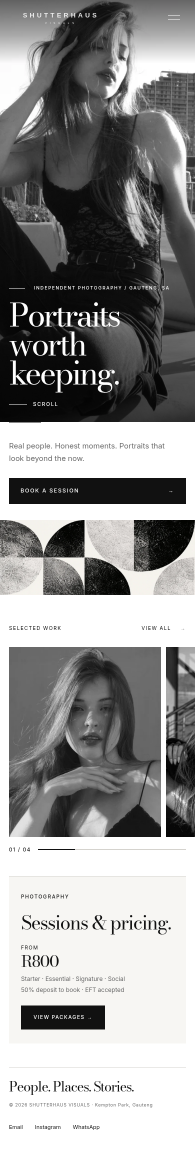
#> input picture SCREENSHOT-MOBILE.png, 390 x 2301 px, given as the content of the folder C:/Users/Operations 3/Desktop/CHANELLE, which was not available (shown at 1/2 size)
$ python chanelle_sheet.py
#> lines starting #> are read from the running program, lines starting #| are printed output that depends on the picture; pictures that were not available may be replaced by others from this repository, and a replacement may not be noted
"""
Contact sheet of the CHANELLE originals so the wall selection can be judged by eye.

Renders every source original as a labelled thumbnail with its index number and
native aspect ratio, which is the number tools/rows.py keys off. Writes a single
JPEG to audit-v2/chanelle-sheet.jpg.

Usage:  python tools/chanelle_sheet.py
"""
import os
from PIL import Image, ImageDraw, ImageFont

SRC = r"C:\Users\Operations 3\Desktop\CHANELLE"
OUT = r"C:\Users\Operations 3\Documents\WEBSITE\shutterhaus-site\audit-v2\chanelle-sheet.jpg"

COLS = 10
CELL_W, IMG_H, LABEL_H = 200, 200, 26
PAD = 6


def index_of(name: str) -> int:
    """Files are named '<index>-IMG_1234.jpg'. That leading index is what
    public/gallery/ and tools/rows.py key off, so it must be reproduced exactly."""
    head = name.split("-", 1)[0]
    try:
        return int(head)
    except ValueError:
        return -1


def img_number(name: str):
    """The IMG_ number, e.g. '11-IMG_0018.jpg' -> '0018'."""
    for part in name.replace(".", "-").split("-"):
        if part.upper().startswith("IMG"):
            digits = "".join(ch for ch in part if ch.isdigit())
            if digits:
                return digits
    return "?"


def load_font(size=13):
    for name in ("arial.ttf", "segoeui.ttf", "tahoma.ttf", "DejaVuSans.ttf"):
        try:
            return ImageFont.truetype(name, size)
        except OSError:
            continue
    return ImageFont.load_default()


def main():
    files = sorted(
        f for f in os.listdir(SRC) if f.lower().endswith((".jpg", ".jpeg", ".png"))
    )
    files.sort(key=index_of)

    rows = (len(files) + COLS - 1) // COLS
    W = COLS * (CELL_W + PAD) + PAD
    H = rows * (IMG_H + LABEL_H + PAD) + PAD

    sheet = Image.new("RGB", (W, H), (18, 18, 18))
#> sheet: PIL image 2066x238 RGB; every value is 18
    draw = ImageDraw.Draw(sheet)
    font = load_font(13)
    small = load_font(11)

    report = []
    for i, name in enumerate(files):
        col, row = i % COLS, i // COLS
        x = PAD + col * (CELL_W + PAD)
        y = PAD + row * (IMG_H + LABEL_H + PAD)
        path = os.path.join(SRC, name)
        try:
            with Image.open(path) as im:
#> im is the input picture: PIL image 390x2301 RGB; mean R, G, B 148.4, 148.2, 147.6
                w, h = im.size
#> w = 390; h = 2301
                im = im.convert("RGB")
                im.thumbnail((CELL_W, IMG_H), Image.LANCZOS)
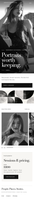
#> im: PIL image 34x200 RGB; mean R, G, B 147.9, 147.7, 147.2
                # centre the thumbnail in the cell
                ix = x + (CELL_W - im.width) // 2
#> ix = 89
                iy = y + (IMG_H - im.height) // 2
#> iy = 6
                sheet.paste(im, (ix, iy))
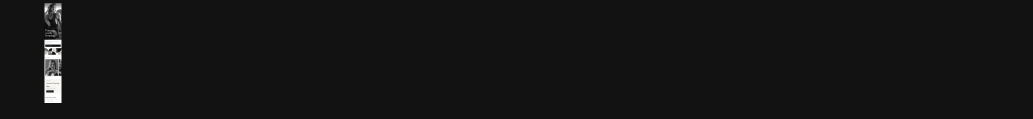
#> sheet: PIL image 2066x238 RGB (shown at 1/2 size); mean R, G, B 19.8, 19.8, 19.8
        except Exception as exc:  # keep going, just record it
            report.append((name, "FAILED: %s" % exc))
            continue

        idx = index_of(name)
        num = img_number(name)
        ratio = w / h if h else 0
#> ratio = 0.169
        draw.text(
            (x + 2, y + IMG_H + 4),
            "#%s  img-%s" % (idx, num),
            fill=(235, 235, 235),
            font=font,
        )
        draw.text(
            (x + 2, y + IMG_H + 15),
            "%dx%d  %.2f:1" % (w, h, ratio),
            fill=(150, 150, 150),
            font=small,
        )
        report.append((idx, num, w, h, round(ratio, 3)))

    os.makedirs(os.path.dirname(OUT), exist_ok=True)
    sheet.save(OUT, quality=88)
    print("wrote %s  (%dx%d, %d files)" % (OUT, W, H, len(files)))
    print()
    print("%-5s %-8s %-11s %-7s %s" % ("idx", "img", "size", "ratio", "shape"))
    for row in report:
        if isinstance(row[0], int):
            idx, num, w, h, ratio = row
            shape = "portrait" if ratio < 0.95 else ("square" if ratio <= 1.1 else "landscape")
            print("%-5s %-8s %-11s %-7s %s" % (idx, num, "%dx%d" % (w, h), ratio, shape))
        else:
            print("!! %s" % (row,))


if __name__ == "__main__":
    main()

$ run again, on mockups-v2/img/band.jpg
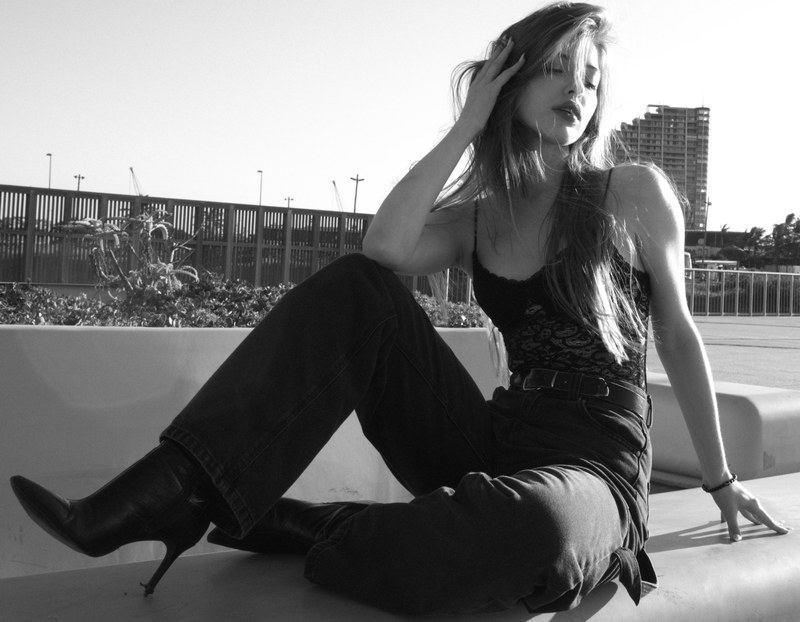
#> input picture mockups-v2/img/band.jpg, 800 x 622 px, given as the content of the folder C:/Users/Operations 3/Desktop/CHANELLE, which was not available
#> in main, im is the input picture: PIL image 800x622 RGB; min 0, max 255, mean 121.9
#> in main, `im.thumbnail((CELL_W, IMG_H), Image.LANCZOS)`:
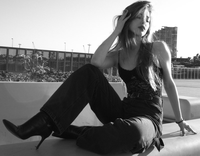
#> im: PIL image 200x156 RGB; min 3, max 255, mean 122.1
#> in main, `sheet.paste(im, (ix, iy))`:
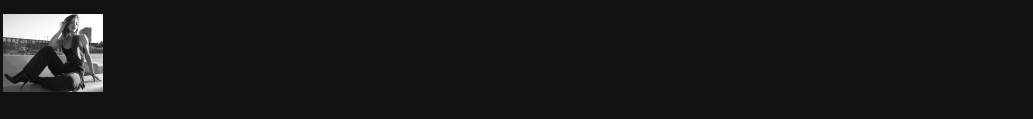
#> sheet: PIL image 2066x238 RGB (shown at 1/2 size); min 3, max 255, mean 24.6
